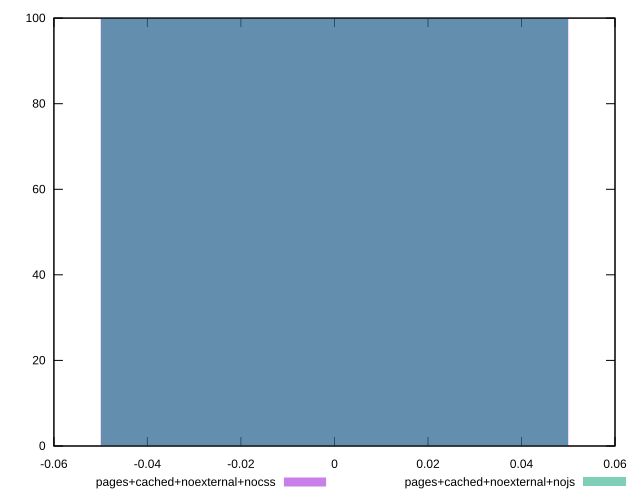

Write gnuplot code to recreate this figure.
reset
set terminal svg size 640, 500
set output "reprap/unused-javascript/comparison/histogram/9_vs_10.svg"

$pagesCachedNoexternalNocss <<EOF
0 100
EOF

$pagesCachedNoexternalNojs <<EOF
0 100
EOF

set key outside below
set boxwidth 0.1
set yrange [0:100]
set style fill transparent solid 0.5 noborder

plot \
  $pagesCachedNoexternalNocss title "pages+cached+noexternal+nocss" with boxes, \
  $pagesCachedNoexternalNojs title "pages+cached+noexternal+nojs" with boxes, \


reset
